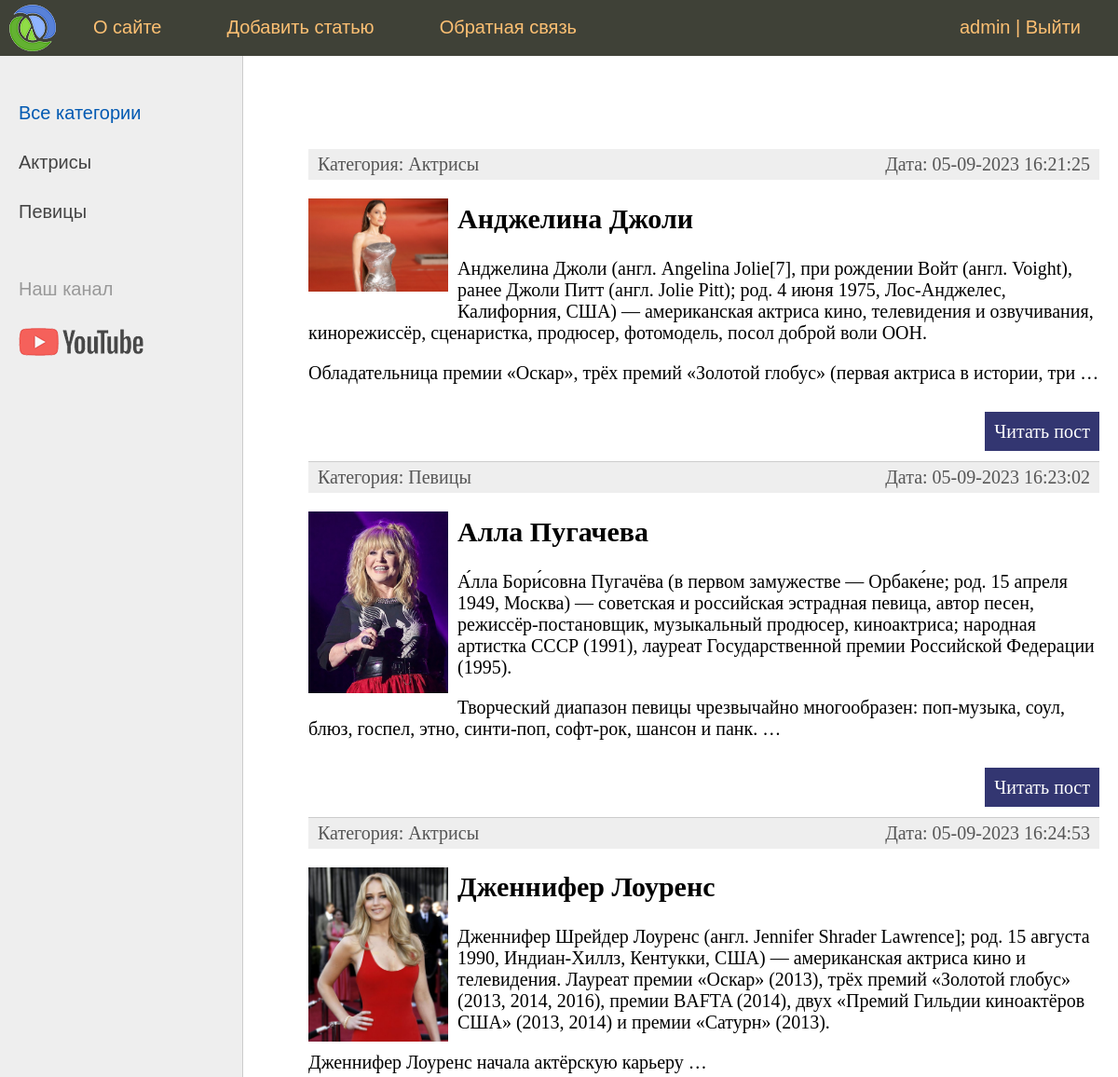
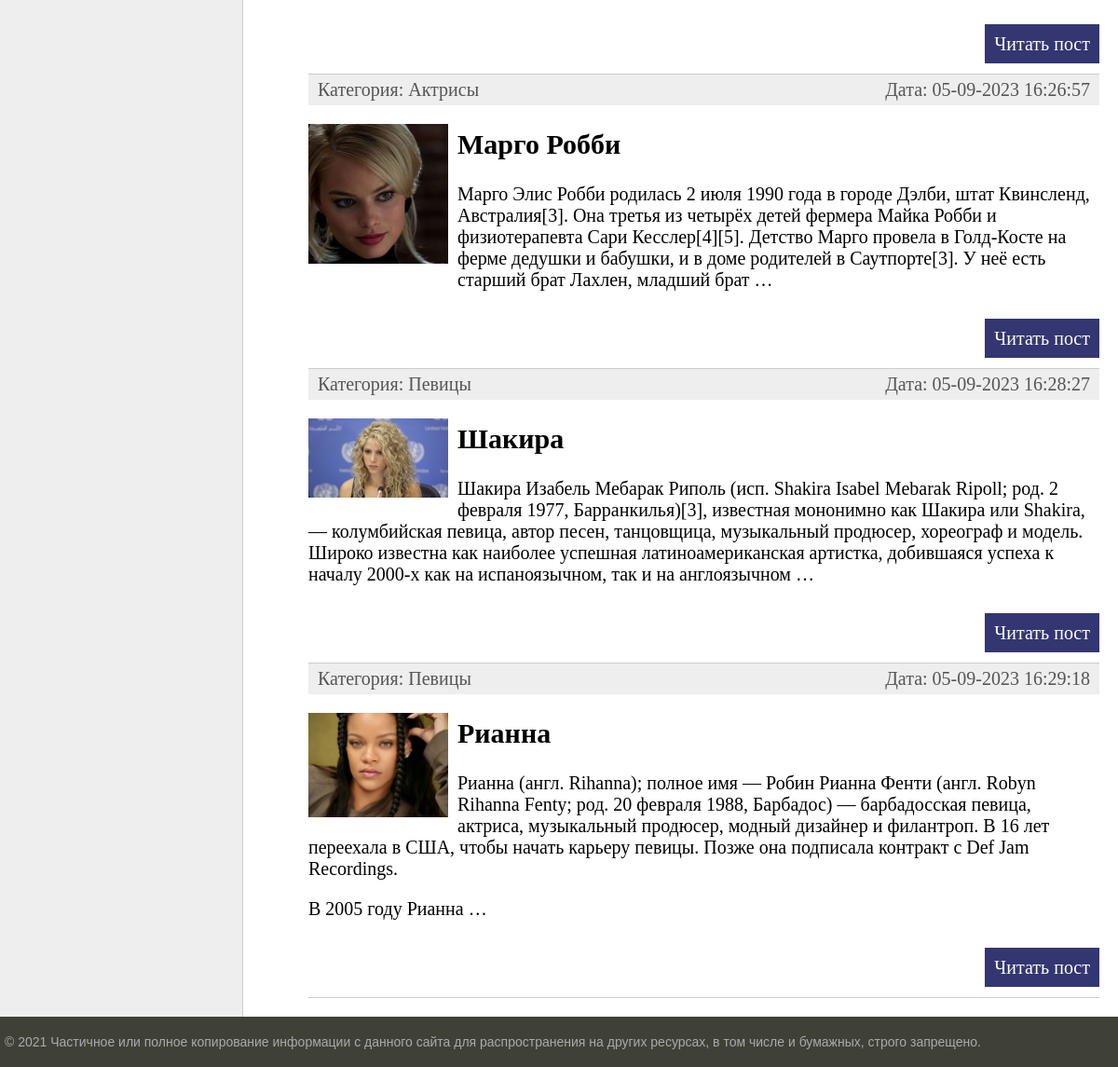
The app's page / (signed in) with its own data (2 pictures, top to bottom).
### women/models.py (models this page shows, shortened)
class Category(models.Model):
    name = models.CharField(max_length=100, db_index=True, verbose_name="Категория")
    slug = models.SlugField(max_length=255, unique=True, db_index=True, verbose_name="URL")
    def __str__(self) -> str:
        return self.name
    def get_absolute_url(self):
        return reverse('category', kwargs={'cat_slug':self.slug})
    class Meta:
        verbose_name = "Категории"
        verbose_name_plural = "Категории"
        ordering = ['id',]

class Women(models.Model):
    title = models.CharField(max_length=255, verbose_name="Заголовок")
    slug = models.SlugField(max_length=255, unique=True, db_index=True, verbose_name="URL")
    content = models.TextField(verbose_name="Контент")
    photo = models.ImageField(upload_to="photos/%Y/%m/%d/", blank=True, verbose_name="Фото")
    time_create = models.DateTimeField(auto_now_add=True, verbose_name="Время создания")
    time_update = models.DateTimeField(auto_now=True, verbose_name="Время обновления")
    is_published = models.BooleanField(default=True, verbose_name="Публикация")
    category = models.ForeignKey('Category', on_delete=models.PROTECT, verbose_name="Категория")
    def get_absolute_url(self):
        return reverse('post', kwargs={'post_slug':self.slug})
    class Meta:
        verbose_name = "Известные женщины"
        verbose_name_plural = "Известные женщины"
        ordering = ['time_create', 'title']

### women/views.py (the view)
# urls.py: path('', views.Index.as_view(), name='home'),
class Index(DataMixin, ListView):
    model = models.Women
    template_name = "women/index.html"
    context_object_name = "posts"
    def get_context_data(self, **kwargs):
        context = super().get_context_data(**kwargs)
        c_def = self.get_user_context()
        context['menu'] = menu
        context['category_selected'] = 0
        return context
    def get_queryset(self):
        return models.Women.objects.filter(is_published=True)

### women/templatetags/women_tags.py (called while the page is built)
@register.inclusion_tag("women/list_categories.html")
def show_categories(sort=None, category_selected=0):
    if not sort:
        categories = models.Category.objects.all()
    else:
        categories = models.Category.objects.order_by(sort)
    return {"categories":categories, "category_selected":category_selected}

### women/utils.py (called while the page is built)
    def get_user_context(self, **kwargs):
        context = kwargs
        user_menu = menu.copy()
        if not self.request.user.is_authenticated:
            user_menu.pop(1)
        context['menu'] = user_menu
        return context

### women/templates/women/index.html (shortened to what this page needs)
{% extends 'women/base.html' %}
{% block content %}
<ul class="list-articles">
	{% for p in posts %}
        <li><div class="article-panel">
        <p class="first">Категория: {{ p.category }}</p>
        <p class="last">Дата: {{ p.time_update | date:"d-m-Y H:i:s" }}</p>
    </div>
{% if p.photo %}
    <p><img class="img-article-left thumb" src="{{p.photo.url}}"></p>
{% endif %}
		<h2>{{p.title}}</h2>
	{% autoescape on %}
	{{p.content|linebreaks|truncatewords:50}}
	{% endautoescape %}
			<p class="link-read-post"><a href="{{ p.get_absolute_url }}">Читать пост</a></p>
			</li>
	{% endfor %}
</ul>
{% endblock %}

### women/templates/women/base.html (shortened to what this page needs)
{% load static %}
{% load women_tags %}
<!DOCTYPE html>
<html>
<head>
	<link type="text/css" href="{% static 'women/css/styles.css' %}" rel="stylesheet" />
</head>
<body>
<table class="table-page" border=0 cellpadding="0" cellspacing="0">
<tr><td valign=top>
{% block mainmenu %}
		<div class="header">
			<ul id="mainmenu" class="mainmenu">
			<li class="logo"><a href="{% url 'home' %}"><div class="logo"></div></a></li>
{% for m in menu %}
	<li><a href="{% url m.url_name %}">{{m.title}}</a></li>
{% endfor %}
	{% if request.user.is_authenticated %}
		<li class="last"> {{ user.username }} | <a href="{% url 'logout' %}">Выйти</a></li>
	{% else %}
		<li class="last"><a href="{% url 'register' %}">Регистрация</a> |
			<a href="{% url 'login' %}">Войти</a></li>
	{% endif %}
			</ul>
		</div>
{% endblock mainmenu %}
<table class="table-content" border=0 cellpadding="0" cellspacing="0">
<tr>
	<td valign="top" class="left-chapters">
	<ul id="leftchapters">
{% if category_selected == 0 %}
        <li class="selected">Все категории</li>
{% else %}
        <li><a href="{% url 'home' %}">Все категории</a></li>
{% endif %}
{% show_categories 'name' category_selected %}
		<li class="share">
		<p>Наш канал</p>
		<a class="share-yt" href="https://www.youtube.com/channel/UClJzWfGWuGJL2t-3dYKcHTA/playlists" target="_blank" rel="nofollow"></a>
		</li>
	</ul>
</td>
<td valign="top" class="content">
	<div class="content-text">
		{% block content %}
		{% endblock %}
	</div>
</td></tr></table>
</td></tr>
<tr><td valign=top>
	<div id="footer">
		<p>&copy; 2021 Частичное или полное копирование информации с данного сайта для распространения на других ресурсах, в том числе и бумажных, строго запрещено.</p>
	</div>
</td></tr></table>
</body>
</html>

### women/templates/women/list_categories.html
{% for category in categories %}
    {% if category.slug == category_selected %}
        <li class="selected">{{category.name}}</li>
    {% else %}
        <li><a href="{{ category.get_absolute_url }}">{{ category.name }}</a></li>
    {% endif %}
{% endfor %}

### women/static/women/css/styles.css (style rules this page uses)
html, body { font-family: 'Arial'; margin: 0; padding: 0; height: 100%; width: 100%; color: #444; }
a { color: #0059b2; text-decoration: none; }
img { max-width: 600px; height: auto; }
img.img-article-left { max-width: 300px; height: auto; float: left; padding: 0 10px 10px 0; }
img.img-article-left.thumb { max-width: 150px; height: auto; }
p.link-read-post { text-align: right; }
p.link-read-post a { padding: 10px; min-width: 100px; background: #333671; color: #fff; text-decoration: none; }
div.article-panel { background: #eee; padding: 5px 10px 5px 10px; box-sizing: border-box; overflow: hidden; color: #555; }
div.article-panel p.first { margin: 0; float: left; }
div.article-panel p.last { margin: 0; float: right; }
ul.list-articles { list-style: none; margin: 0; padding: 0; }
ul.list-articles li { border-bottom: 1px solid #ccc; }
.table-page { width: 100%; height: 100%; vertical-align: top; }
.table-page tr { height: 100%; }
.header { background: #3F4137; height: 60px; }
.logo { background: url('../images/logo.png') no-repeat 10px 5px; width: 70px; height: 60px; }
ul.mainmenu { list-style: none; margin: 0; padding: 0; height: 60px; color: #fdc073; font-size: 20px; overflow: hidden; }
ul.mainmenu li { float: left; margin: 18px 40px 0 30px; }
ul.mainmenu li.logo { margin: 0; }
ul.mainmenu li.last { float: right; }
ul.mainmenu li a { color: #fdc073; text-decoration: none; }
.table-content { width: 100%; min-height: 100%; height: 100%; }
.left-chapters { margin: 0; background: #eee; border-right: 1px solid #ccc; min-height: 100%; }
.left-chapters ul { width: 230px; min-height: 100%; margin: 0; padding: 20px 10px 10px 20px; list-style: none; font-size: 20px; }
.left-chapters ul li { margin: 30px 0 0 0; color: #999; }
.left-chapters ul li.selected { color: #0059b2; }
.left-chapters ul li a { color: #444; text-decoration: none; }
.left-chapters ul li.share { margin: 60px 0 0 0; }
.left-chapters ul li.share p { margin: 30px 0 30px 0; }
.left-chapters ul li.share a { display: inline-block; width: 40px; height: 40px; margin: 0 20px 0 0; }
.left-chapters ul li.share a.share-yt { width: 100%; height: 30px; background: url('../images/share_yt.png') no-repeat 0 0 }
.content { padding: 40px 20px 20px 40px; width: 100%; box-sizing: border-box; }
.content-text { margin: 60px 0 0 30px; color: #000; font-size: 20px; font-family: Yandex Sans Display Light; }
#footer { box-sizing: border-box; background: #3F4137; padding: 5px; color: #aaa; font-size: 14px; font-family: Verdana, Geneva, Arial, Helvetica; text-align: left; overflow: hidden; }

### records on screen
Category: name "Актрисы"
Category: name "Певицы"
Women: category "Актрисы", time_update "05-09-2023 16:21:25", photo (picture), title "Анджелина Джоли", content "Анджелина Джоли (англ. Angelina Jolie[7], при рождении Войт (англ. Voight), ранее Джоли Питт (англ. Jolie Pitt); род. 4 июня 1975, Лос-Анджелес, Калифорния, США) — американская актриса кино, телевидения и озвучивания, кинорежиссёр, сценаристка, продюсер, фотомодель, посол доброй воли ООН. Обладательница премии «Оскар», трёх премий «Золотой глобус» (первая актриса в истории, три …"
Women: category "Певицы", time_update "05-09-2023 16:23:02", photo (picture), title "Алла Пугачева", content "А́лла Бори́совна Пугачёва (в первом замужестве — Орбаке́не; род. 15 апреля 1949, Москва) — советская и российская эстрадная певица, автор песен, режиссёр-постановщик, музыкальный продюсер, киноактриса; народная артистка СССР (1991), лауреат Государственной премии Российской Федерации (1995). Творческий диапазон певицы чрезвычайно многообразен: поп-музыка, соул, блюз, госпел, этно, синти-поп, софт-рок, шансон и панк. …"
Women: category "Актрисы", time_update "05-09-2023 16:24:53", photo (picture), title "Дженнифер Лоуренс", content "Дженнифер Шрейдер Лоуренс (англ. Jennifer Shrader Lawrence]; род. 15 августа 1990, Индиан-Хиллз, Кентукки, США) — американская актриса кино и телевидения. Лауреат премии «Оскар» (2013), трёх премий «Золотой глобус» (2013, 2014, 2016), премии BAFTA (2014), двух «Премий Гильдии киноактёров США» (2013, 2014) и премии «Сатурн» (2013). Дженнифер Лоуренс начала актёрскую карьеру …"
Women: category "Актрисы", time_update "05-09-2023 16:26:57", photo (picture), title "Марго Робби", content "Марго Элис Робби родилась 2 июля 1990 года в городе Дэлби, штат Квинсленд, Австралия[3]. Она третья из четырёх детей фермера Майка Робби и физиотерапевта Сари Кесслер[4][5]. Детство Марго провела в Голд-Косте на ферме дедушки и бабушки, и в доме родителей в Саутпорте[3]. У неё есть старший брат Лахлен, младший брат …"
Women: category "Певицы", time_update "05-09-2023 16:28:27", photo (picture), title "Шакира", content "Шакира Изабель Мебарак Риполь (исп. Shakira Isabel Mebarak Ripoll; род. 2 февраля 1977, Барранкилья)[3], известная мононимно как Шакира или Shakira, — колумбийская певица, автор песен, танцовщица, музыкальный продюсер, хореограф и модель. Широко известна как наиболее успешная латиноамериканская артистка, добившаяся успеха к началу 2000-х как на испаноязычном, так и на англоязычном …"
Women: category "Певицы", time_update "05-09-2023 16:29:18", photo (picture), title "Рианна", content "Рианна (англ. Rihanna); полное имя — Робин Рианна Фенти (англ. Robyn Rihanna Fenty; род. 20 февраля 1988, Барбадос) — барбадосская певица, актриса, музыкальный продюсер, модный дизайнер и филантроп. В 16 лет переехала в США, чтобы начать карьеру певицы. Позже она подписала контракт с Def Jam Recordings. В 2005 году Рианна …"

### other values on screen
{{ m.title }} "О сайте" "Добавить статью" "Обратная связь"
{{ user.username }} "admin"
